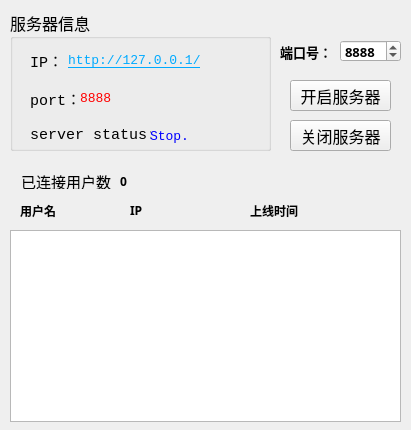
<?xml version="1.0" encoding="UTF-8"?>
<ui version="4.0">
 <class>MainWindow</class>
 <widget class="QMainWindow" name="MainWindow">
  <property name="geometry">
   <rect>
    <x>0</x>
    <y>0</y>
    <width>411</width>
    <height>430</height>
   </rect>
  </property>
  <property name="font">
   <font>
    <family>微软雅黑</family>
    <pointsize>12</pointsize>
    <weight>50</weight>
    <bold>false</bold>
   </font>
  </property>
  <property name="windowTitle">
   <string>服务器控制台</string>
  </property>
  <property name="styleSheet">
   <string notr="true"/>
  </property>
  <widget class="QWidget" name="centralWidget">
   <widget class="QPushButton" name="pushButton_Close">
    <property name="geometry">
     <rect>
      <x>290</x>
      <y>120</y>
      <width>101</width>
      <height>31</height>
     </rect>
    </property>
    <property name="text">
     <string>关闭服务器</string>
    </property>
   </widget>
   <widget class="QGroupBox" name="groupBox">
    <property name="geometry">
     <rect>
      <x>10</x>
      <y>10</y>
      <width>261</width>
      <height>141</height>
     </rect>
    </property>
    <property name="title">
     <string>服务器信息</string>
    </property>
    <widget class="QLabel" name="label_IPS">
     <property name="geometry">
      <rect>
       <x>20</x>
       <y>40</y>
       <width>41</width>
       <height>21</height>
      </rect>
     </property>
     <property name="font">
      <font>
       <family>Consolas</family>
       <pointsize>11</pointsize>
       <weight>50</weight>
       <bold>false</bold>
      </font>
     </property>
     <property name="text">
      <string>IP：</string>
     </property>
    </widget>
    <widget class="QLabel" name="label_PortS">
     <property name="geometry">
      <rect>
       <x>20</x>
       <y>78</y>
       <width>51</width>
       <height>21</height>
      </rect>
     </property>
     <property name="font">
      <font>
       <family>Consolas</family>
       <pointsize>11</pointsize>
       <weight>50</weight>
       <bold>false</bold>
      </font>
     </property>
     <property name="text">
      <string>port：</string>
     </property>
    </widget>
    <widget class="QLabel" name="label_SSS">
     <property name="geometry">
      <rect>
       <x>20</x>
       <y>114</y>
       <width>121</width>
       <height>21</height>
      </rect>
     </property>
     <property name="font">
      <font>
       <family>Consolas</family>
       <pointsize>11</pointsize>
       <weight>50</weight>
       <bold>false</bold>
      </font>
     </property>
     <property name="text">
      <string>server status:</string>
     </property>
    </widget>
    <widget class="QLabel" name="label_IP">
     <property name="geometry">
      <rect>
       <x>58</x>
       <y>40</y>
       <width>201</width>
       <height>20</height>
      </rect>
     </property>
     <property name="font">
      <font>
       <family>Lucida Console</family>
       <pointsize>10</pointsize>
       <weight>9</weight>
       <italic>false</italic>
       <bold>false</bold>
       <underline>true</underline>
      </font>
     </property>
     <property name="styleSheet">
      <string notr="true">color: rgb(0, 170, 255);
text-decoration: underline;
font: 75 10pt &quot;Lucida Console&quot;;</string>
     </property>
     <property name="text">
      <string>http://127.0.0.1/</string>
     </property>
    </widget>
    <widget class="QLabel" name="label_Port">
     <property name="geometry">
      <rect>
       <x>70</x>
       <y>78</y>
       <width>71</width>
       <height>20</height>
      </rect>
     </property>
     <property name="font">
      <font>
       <family>Lucida Console</family>
       <pointsize>10</pointsize>
       <weight>9</weight>
       <italic>false</italic>
       <bold>false</bold>
      </font>
     </property>
     <property name="styleSheet">
      <string notr="true">color: rgb(255, 0, 0);
font: 75 10pt &quot;Lucida Console&quot;;</string>
     </property>
     <property name="text">
      <string>8888</string>
     </property>
    </widget>
    <widget class="QLabel" name="label_SS">
     <property name="geometry">
      <rect>
       <x>140</x>
       <y>116</y>
       <width>111</width>
       <height>20</height>
      </rect>
     </property>
     <property name="font">
      <font>
       <family>Lucida Console</family>
       <pointsize>10</pointsize>
       <weight>9</weight>
       <italic>false</italic>
       <bold>false</bold>
      </font>
     </property>
     <property name="styleSheet">
      <string notr="true">font: 75 10pt &quot;Lucida Console&quot;;
color: rgb(0, 0, 255);</string>
     </property>
     <property name="text">
      <string>Stop.</string>
     </property>
    </widget>
   </widget>
   <widget class="QLabel" name="label">
    <property name="geometry">
     <rect>
      <x>280</x>
      <y>41</y>
      <width>71</width>
      <height>21</height>
     </rect>
    </property>
    <property name="font">
     <font>
      <family>微软雅黑</family>
      <pointsize>10</pointsize>
      <weight>75</weight>
      <bold>true</bold>
     </font>
    </property>
    <property name="text">
     <string>端口号：</string>
    </property>
   </widget>
   <widget class="QSpinBox" name="spinBox">
    <property name="geometry">
     <rect>
      <x>340</x>
      <y>40</y>
      <width>61</width>
      <height>22</height>
     </rect>
    </property>
    <property name="font">
     <font>
      <family>微软雅黑</family>
      <pointsize>10</pointsize>
      <weight>75</weight>
      <bold>true</bold>
     </font>
    </property>
    <property name="minimum">
     <number>6000</number>
    </property>
    <property name="maximum">
     <number>20000</number>
    </property>
    <property name="value">
     <number>8888</number>
    </property>
   </widget>
   <widget class="QPushButton" name="pushButton_Start">
    <property name="geometry">
     <rect>
      <x>290</x>
      <y>80</y>
      <width>101</width>
      <height>31</height>
     </rect>
    </property>
    <property name="text">
     <string>开启服务器</string>
    </property>
   </widget>
   <widget class="QLabel" name="label__ln">
    <property name="geometry">
     <rect>
      <x>21</x>
      <y>173</y>
      <width>91</width>
      <height>16</height>
     </rect>
    </property>
    <property name="font">
     <font>
      <pointsize>11</pointsize>
     </font>
    </property>
    <property name="text">
     <string>已连接用户数</string>
    </property>
   </widget>
   <widget class="QTextBrowser" name="textBrowser">
    <property name="geometry">
     <rect>
      <x>10</x>
      <y>230</y>
      <width>391</width>
      <height>192</height>
     </rect>
    </property>
   </widget>
   <widget class="QLabel" name="label_un">
    <property name="geometry">
     <rect>
      <x>20</x>
      <y>201</y>
      <width>48</width>
      <height>19</height>
     </rect>
    </property>
    <property name="font">
     <font>
      <family>微软雅黑</family>
      <pointsize>9</pointsize>
      <weight>75</weight>
      <bold>true</bold>
     </font>
    </property>
    <property name="text">
     <string>用户名</string>
    </property>
   </widget>
   <widget class="QLabel" name="label_uip">
    <property name="geometry">
     <rect>
      <x>130</x>
      <y>201</y>
      <width>16</width>
      <height>19</height>
     </rect>
    </property>
    <property name="font">
     <font>
      <family>微软雅黑</family>
      <pointsize>9</pointsize>
      <weight>75</weight>
      <bold>true</bold>
     </font>
    </property>
    <property name="text">
     <string>IP</string>
    </property>
   </widget>
   <widget class="QLabel" name="label_ult">
    <property name="geometry">
     <rect>
      <x>250</x>
      <y>201</y>
      <width>64</width>
      <height>19</height>
     </rect>
    </property>
    <property name="font">
     <font>
      <family>微软雅黑</family>
      <pointsize>9</pointsize>
      <weight>75</weight>
      <bold>true</bold>
     </font>
    </property>
    <property name="text">
     <string>上线时间</string>
    </property>
   </widget>
   <widget class="QLabel" name="label_usernum">
    <property name="geometry">
     <rect>
      <x>120</x>
      <y>173</y>
      <width>57</width>
      <height>16</height>
     </rect>
    </property>
    <property name="font">
     <font>
      <family>微软雅黑</family>
      <pointsize>9</pointsize>
      <weight>75</weight>
      <bold>true</bold>
     </font>
    </property>
    <property name="text">
     <string>0</string>
    </property>
   </widget>
  </widget>
 </widget>
 <layoutdefault spacing="6" margin="11"/>
 <resources/>
 <connections/>
</ui>
